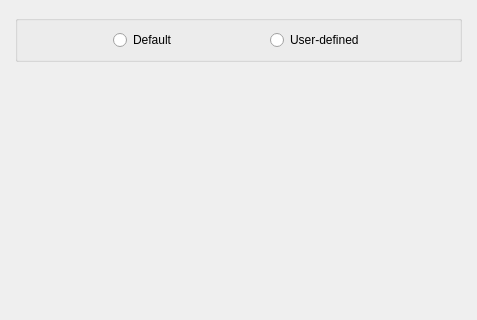
<?xml version="1.0" encoding="UTF-8"?>
<ui version="4.0">
 <class>Form</class>
 <widget class="QWidget" name="Form">
  <property name="geometry">
   <rect>
    <x>0</x>
    <y>0</y>
    <width>477</width>
    <height>320</height>
   </rect>
  </property>
  <property name="windowTitle">
   <string>Form</string>
  </property>
  <layout class="QGridLayout" name="gridLayout">
   <property name="leftMargin">
    <number>15</number>
   </property>
   <property name="topMargin">
    <number>15</number>
   </property>
   <property name="rightMargin">
    <number>15</number>
   </property>
   <item row="0" column="0">
    <layout class="QVBoxLayout" name="verticalLayout" stretch="1,10">
     <item>
      <widget class="QGroupBox" name="groupBox">
       <property name="title">
        <string/>
       </property>
       <layout class="QVBoxLayout" name="verticalLayout_2">
        <item>
         <layout class="QHBoxLayout" name="horizontalLayout">
          <item>
           <spacer name="horizontalSpacer">
            <property name="orientation">
             <enum>Qt::Horizontal</enum>
            </property>
            <property name="sizeHint" stdset="0">
             <size>
              <width>40</width>
              <height>20</height>
             </size>
            </property>
           </spacer>
          </item>
          <item>
           <widget class="QRadioButton" name="radioButtonDefault">
            <property name="text">
             <string>Default</string>
            </property>
           </widget>
          </item>
          <item>
           <spacer name="horizontalSpacer_2">
            <property name="orientation">
             <enum>Qt::Horizontal</enum>
            </property>
            <property name="sizeHint" stdset="0">
             <size>
              <width>40</width>
              <height>20</height>
             </size>
            </property>
           </spacer>
          </item>
          <item>
           <widget class="QRadioButton" name="radioButtonOption">
            <property name="text">
             <string>User-defined</string>
            </property>
           </widget>
          </item>
          <item>
           <spacer name="horizontalSpacer_3">
            <property name="orientation">
             <enum>Qt::Horizontal</enum>
            </property>
            <property name="sizeHint" stdset="0">
             <size>
              <width>40</width>
              <height>20</height>
             </size>
            </property>
           </spacer>
          </item>
         </layout>
        </item>
       </layout>
      </widget>
     </item>
     <item>
      <widget class="QStackedWidget" name="stackedWidgetPbPhoto">
       <widget class="QWidget" name="page"/>
       <widget class="QWidget" name="page_2"/>
      </widget>
     </item>
    </layout>
   </item>
  </layout>
 </widget>
 <resources/>
 <connections/>
</ui>
